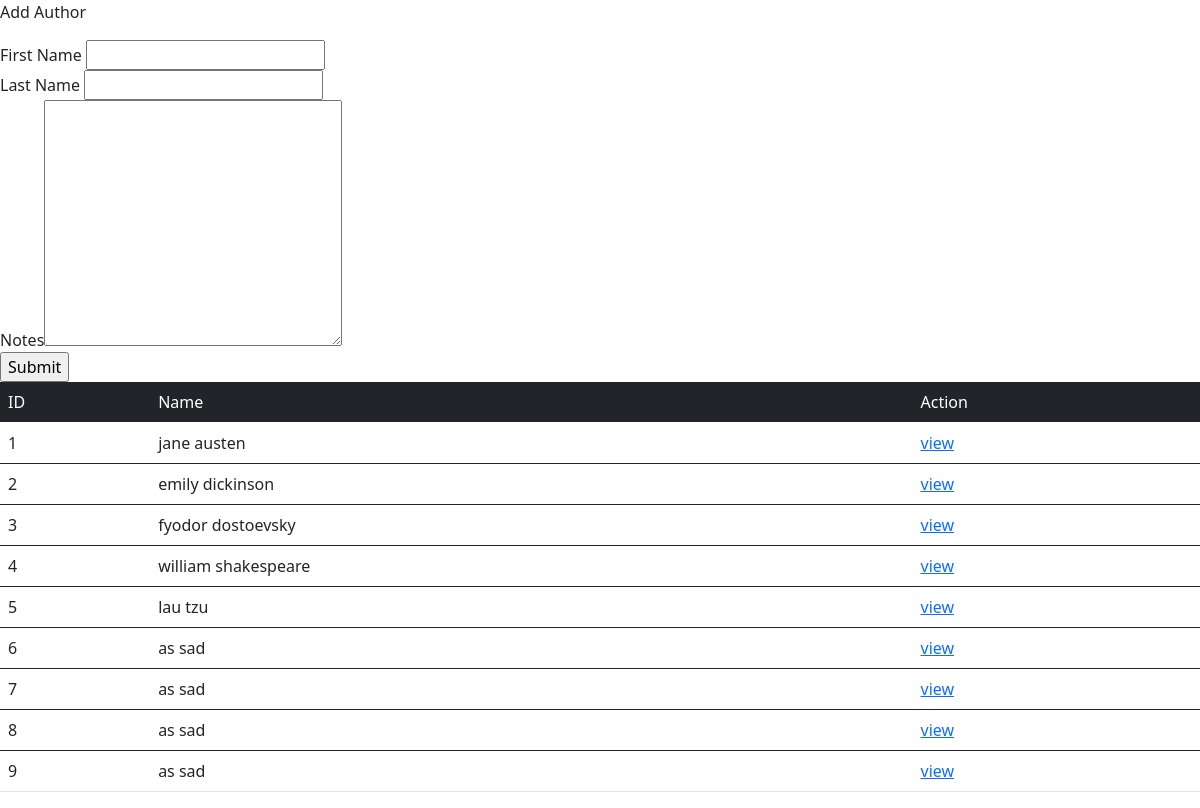
The app's page /authors with its own data.
### books_authors_app/models.py (models this page shows)
class authors(models.Model):
    first_name = models.CharField(max_length=255)
    last_name = models.CharField(max_length=255)
    notes= models.TextField(default="notes")
    created_at = models.DateTimeField(auto_now_add=True)
    updated_at = models.DateTimeField(auto_now=True)

### books_authors_app/views.py (the view)
# urls.py: path("authors",views.author),
def author(request):
    context={
        'au' : authors.objects.all()
    }
    return render(request,'authhors.html',context)

### books_authors_app/templates/authhors.html (shortened to what this page needs)
<!DOCTYPE html>
<html lang="en">
<head>
    <link href="https://cdn.jsdelivr.net/npm/bootstrap@5.0.1/dist/css/bootstrap.min.css" rel="stylesheet"
>
</head>
<body>
    <form action="/addauthors" method="POST">
    <p>Add Author</p>
    First Name <input type="text" name="first"><br>
    Last Name <input type="text" name="last"><br>
    Notes<textarea id="notes" cols="30" rows="10" name="note"></textarea><br>
    <input type="submit">
    </form>
    <table class="table">
        <thead class="table-dark">
            <td>ID</td>
            <td>Name</td>
            <td>Action</td>
        </thead>
        {%for author in au%}
        <tbody>
            <td>{{author.id}}</td>
            <td>{{author.first_name}} {{author.last_name}}</td>
            <td><a href="/authors">view</a></td>
        </tbody>
        {%endfor%}
    </table>
</body>
</html>

### records on screen
authors: id "1", first_name "jane", last_name "austen"
authors: id "2", first_name "emily", last_name "dickinson"
authors: id "3", first_name "fyodor", last_name "dostoevsky"
authors: id "4", first_name "william", last_name "shakespeare"
authors: id "5", first_name "lau", last_name "tzu"
authors: id "6", first_name "as", last_name "sad"
authors: id "7", first_name "as", last_name "sad"
authors: id "8", first_name "as", last_name "sad"
authors: id "9", first_name "as", last_name "sad"
